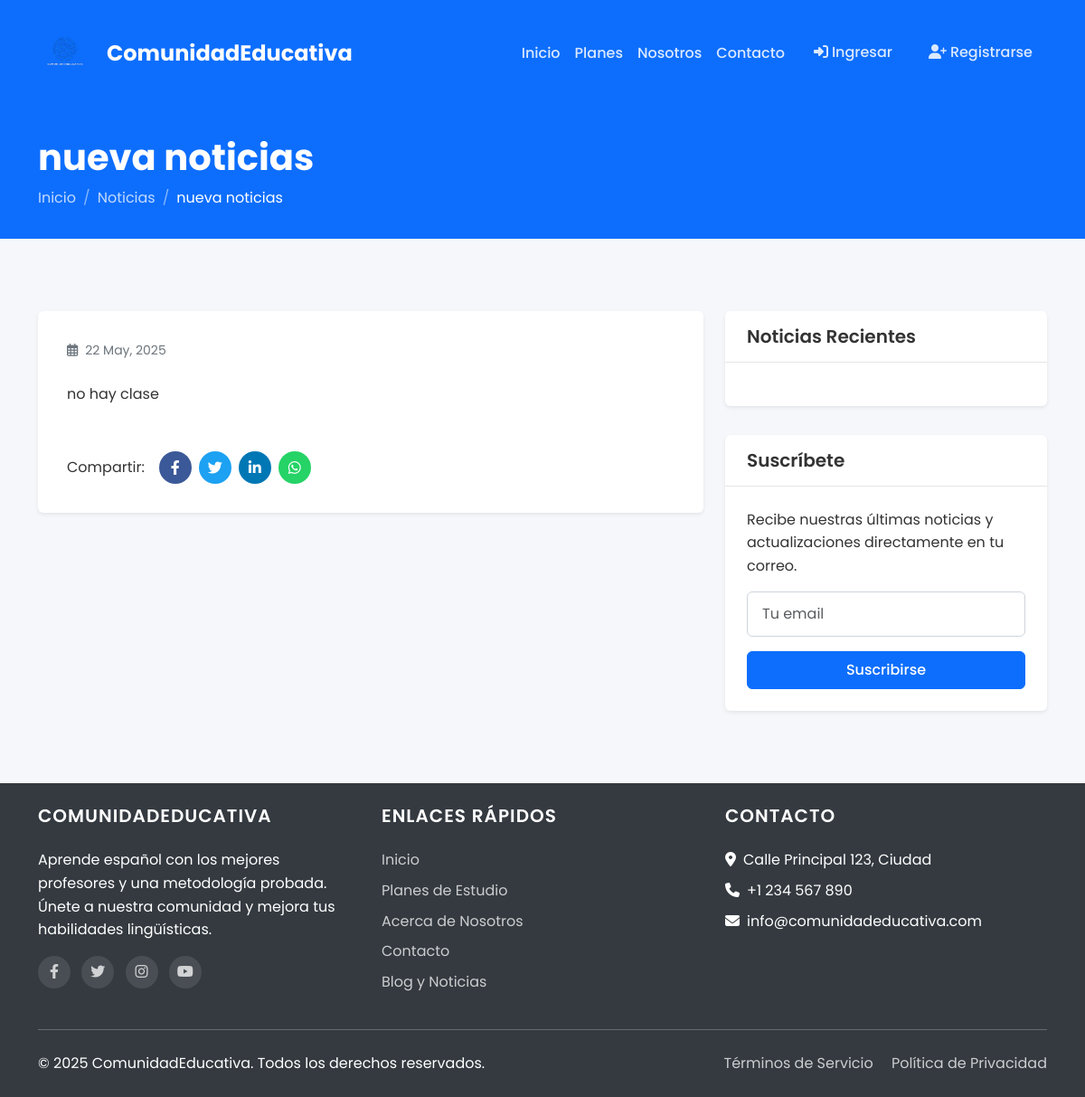
Page /comunidad/noticias/1/ on the committed database.
### appComunidad/models.py (models this page shows, shortened)
class Noticia(models.Model):
    titulo = models.CharField(_("Título"), max_length=200)
    contenido = models.TextField(_("Contenido"))
    fecha_publicacion = models.DateTimeField(
        _("Fecha de publicación"),
        auto_now_add=True,
    )
    imagen = models.ImageField(
        _("Imagen"),
        upload_to="noticias/",
        blank=True,
        null=True,
    )
    class Meta:
        verbose_name = _("Noticia")
        verbose_name_plural = _("Noticias")
        ordering: ClassVar[list[str]] = ["-fecha_publicacion"]

### appComunidad/views.py (the view)
# urls.py: path("noticias/<int:pk>/", views.noticia_detalle, name="noticia_detalle"),
def noticia_detalle(
    request: HttpRequest,
    pk: int,
) -> HttpResponse:
    noticia = get_object_or_404(Noticia, pk=pk)
    noticias_relacionadas = Noticia.objects.exclude(
        pk=pk,
    ).order_by("-fecha_publicacion")[:3]
    return render(request, "appComunidad/noticia_detalle.html", {
        "noticia": noticia,
        "noticias_relacionadas": noticias_relacionadas,
    })

### appComunidad/context_processors.py (called while the page is built)
def user_redirect_processor(request: HttpRequest) -> dict[str, str]:
    redirect_url = "appComunidad:index"  # URL por defecto
    if hasattr(request.user, "perfil_estudiante"):
        redirect_url = "appEstudiantes:dashboard"
    elif hasattr(request.user, "perfil_profesor"):
        redirect_url = "appProfesores:dashboard"
    return {
        "login_redirect_url": redirect_url,
    }

### appComunidad/templates/appComunidad/noticia_detalle.html (shortened to what this page needs)
{% extends 'base.html' %}
{% block extra_css %}
<link rel="stylesheet" href="/static/css/community.css">
{% endblock %}
{% block content %}
<section class="page-header">
    <div class="container">
        <div class="row">
            <div class="col-12">
                <h1>{{ noticia.titulo }}</h1>
                <nav aria-label="breadcrumb">
                    <ol class="breadcrumb">
                        <li class="breadcrumb-item"><a href="{% url 'appComunidad:index' %}">Inicio</a></li>
                        <li class="breadcrumb-item"><a href="{% url 'appComunidad:noticias' %}">Noticias</a></li>
                        <li class="breadcrumb-item active" aria-current="page">{{ noticia.titulo }}</li>
                    </ol>
                </nav>
            </div>
        </div>
    </div>
</section>
<section class="news-detail-section py-5">
    <div class="container">
        <div class="row">
            <div class="col-lg-8">
                <div class="news-detail-content">
                    <div class="news-meta">
                        <span class="date"><i class="far fa-calendar-alt me-2"></i>{{ noticia.fecha_publicacion|date:"d M, Y" }}</span>
                    </div>
                    <div class="news-text">
                        {{ noticia.contenido|safe|linebreaks }}
                    </div>
                    <div class="share-buttons mt-5">
                        <span class="me-3">Compartir:</span>
                        <a href="#" class="share-btn facebook" target="_blank">
                            <i class="fab fa-facebook-f"></i>
                        </a>
                        <a href="#" class="share-btn twitter" target="_blank">
                            <i class="fab fa-twitter"></i>
                        </a>
                        <a href="#" class="share-btn linkedin" target="_blank">
                            <i class="fab fa-linkedin-in"></i>
                        </a>
                        <a href="#" class="share-btn whatsapp" target="_blank">
                            <i class="fab fa-whatsapp"></i>
                        </a>
                    </div>
                </div>
            </div>
            <div class="col-lg-4">
                <div class="sidebar">
                    <div class="widget recent-posts-widget">
                        <div class="widget-title">
                            <h3>Noticias Recientes</h3>
                        </div>
                        <div class="widget-body">
                        </div>
                    </div>
                    <div class="widget newsletter-widget">
                        <div class="widget-title">
                            <h3>Suscríbete</h3>
                        </div>
                        <div class="widget-body">
                            <p>Recibe nuestras últimas noticias y actualizaciones directamente en tu correo.</p>
                            <form>
                                <div class="mb-3">
                                    <input type="email" class="form-control" placeholder="Tu email" required>
                                </div>
                                <button type="submit" class="btn btn-primary w-100">Suscribirse</button>
                            </form>
                        </div>
                    </div>
                </div>
            </div>
        </div>
    </div>
</section>
{% endblock %}

### static/css/main.css (style rules this page uses)
:root { --primary-color: #0d6efd; --secondary-color: #6c757d; --success-color: #28a745; --warning-color: #ffc107; --danger-color: #dc3545; --light-color: #f8f9fa; --dark-color: #343a40; --border-radius: 0.375rem; --box-shadow: 0 0.125rem 0.25rem rgba(0, 0, 0, 0.075); }
body { font-family: 'Poppins', sans-serif; color: #333; line-height: 1.6; background-color: #f5f7fa; }
a { color: var(--primary-color); text-decoration: none; transition: all 0.3s ease; }
h1, h2, h3, h4, h5, h6 { font-weight: 600; }
.page-header { background-color: var(--primary-color); color: #fff; padding: 2rem 0; margin-bottom: 2rem; }
.page-header h1 { font-weight: 700; margin-bottom: 0.5rem; }
.page-header .breadcrumb { background-color: transparent; padding: 0; margin: 0; }
.page-header .breadcrumb-item a { color: rgba(255, 255, 255, 0.75); }
.page-header .breadcrumb-item.active { color: #fff; }
.page-header .breadcrumb-item + .breadcrumb-item::before { color: rgba(255, 255, 255, 0.5); }
.btn { font-weight: 500; padding: 0.5rem 1.25rem; border-radius: var(--border-radius); transition: all 0.3s ease; }
.btn-primary { background-color: var(--primary-color); border-color: var(--primary-color); }
.form-control { border-radius: var(--border-radius); padding: 0.75rem 1rem; border: 1px solid #ced4da; }

### appComunidad/static/css/community.css (style rules this page uses)
.news-detail-section { padding: 5rem 0; }
.news-detail-content { background-color: #fff; border-radius: var(--border-radius); box-shadow: var(--box-shadow); padding: 2rem; margin-bottom: 2rem; }
.news-meta { margin-bottom: 1.5rem; font-size: 0.875rem; color: var(--secondary-color); }
.news-text { line-height: 1.8; }
.share-buttons { display: flex; align-items: center; }
.share-btn { display: inline-flex; align-items: center; justify-content: center; width: 36px; height: 36px; border-radius: 50%; margin-right: 0.5rem; transition: all 0.3s ease; }
.share-btn.facebook { background-color: #3b5998; color: #fff; }
.share-btn.twitter { background-color: #1da1f2; color: #fff; }
.share-btn.linkedin { background-color: #0077b5; color: #fff; }
.share-btn.whatsapp { background-color: #25d366; color: #fff; }
.sidebar .widget { background-color: #fff; border-radius: var(--border-radius); box-shadow: var(--box-shadow); margin-bottom: 2rem; overflow: hidden; }
.widget-title { padding: 1rem 1.5rem; border-bottom: 1px solid rgba(0, 0, 0, 0.1); }
.widget-title h3 { font-size: 1.25rem; font-weight: 600; margin-bottom: 0; }
.widget-body { padding: 1.5rem; }

### rows in the picture
Noticia: titulo "nueva noticias", fecha_publicacion "22 May, 2025", contenido "no hay clase"
